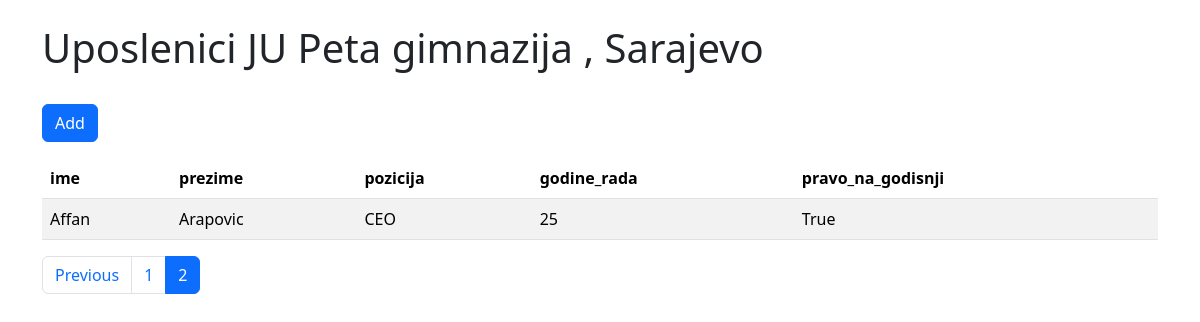
The app's page /uposlenici/?page=2, older data.
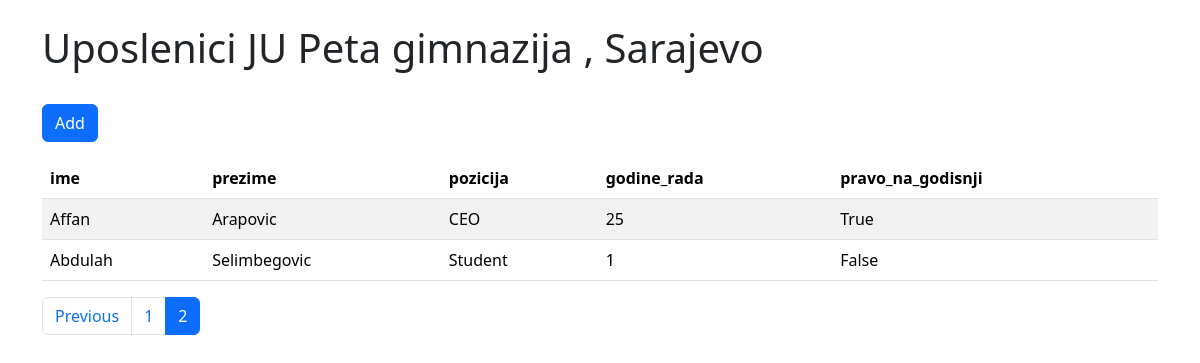
The same page, newer data.
### UposleniciSkole/models.py (models this page shows, shortened)
class Uposlenik(models.Model):
    ime = models.CharField(max_length= 100)
    prezime = models.CharField(max_length= 100)
    pozicija = models.CharField(max_length= 100)
    godine_rada = models.IntegerField()
    pravo_na_godisnji = models.BooleanField(default=False)

### UposleniciSkole/views.py (the view)
# urls.py: path("uposlenici/", views.lista_objekata, {"tip": "uposlenici"}, name="lista_uposlenika"),
def lista_objekata(request, tip):
    if tip == "uposlenici":
        model = Uposlenik
        delete_url = "obrisi_uposlenika"
        template = "radnici/lista_uposlenika.html"
    elif tip == "ucenici":
        model = Ucenik
        delete_url = None   # za sad nemamo obrisi_ucenika
        template = "radnici/lista_ucenika.html"
    else:
        return render(request, "404.html")
    queryset = model.objects.all().order_by("id")
    paginator = Paginator(queryset, 10)
    page_number = request.GET.get("page")
    page_obj = paginator.get_page(page_number)
    varijable = [field.name for field in model._meta.get_fields()]
    vrijednosti = []
    for obj in page_obj:
        vrijednosti.append([getattr(obj, field) for field in varijable if field != "id"])
    return render(request,template, {
        "tip": tip,
        "varijable": [field for field in varijable if field != "id"],
        "vrijednosti": vrijednosti,
        "page_obj": page_obj,
        "delete_url": delete_url,
    })

### UposleniciSkole/templates/radnici/lista_uposlenika.html (shortened to what this page needs)
<!DOCTYPE html>
<html lang="en">
<head>
    <link href="https://cdn.jsdelivr.net/npm/bootstrap@5.3.2/dist/css/bootstrap.min.css" rel="stylesheet">
</head>
<body class="container mt-4">
<h1>Uposlenici JU Peta gimnazija , Sarajevo</h1>
<br>
<a href="{% url 'dodaj_uposlenika' %}" class="btn btn-primary mb-3">Add</a>
<table class="table table-striped">
    <thead>
        <tr>
          {% for varijabla in varijable %}
          <th>{{ varijabla }}</th>
        {% endfor %}
        </tr>
    </thead>
    <tbody>
      {% for red in vrijednosti %}
            <tr>
                {% for vrijednost in red %}
                    <td>{{ vrijednost }}</td>
                {% endfor %}
            </tr>
        {% endfor %}
    </tbody>
</table>
<nav>
  <ul class="pagination">
    {% if page_obj.has_previous %}
      <li class="page-item"><a class="page-link" href="?page={{ page_obj.previous_page_number }}">Previous</a></li>
    {% endif %}
    {% for num in page_obj.paginator.page_range %}
      <li class="page-item {% if page_obj.number == num %}active{% endif %}">
        <a class="page-link" href="?page={{ num }}">{{ num }}</a>
      </li>
    {% endfor %}
  </ul>
</nav>
</body>
</html>

Row changes from the older to the newer data that the page shows:
added Uposlenik: red "Abdulah" "Selimbegovic" "Student"
Text that changed along with them:
new list line: "1 False"
